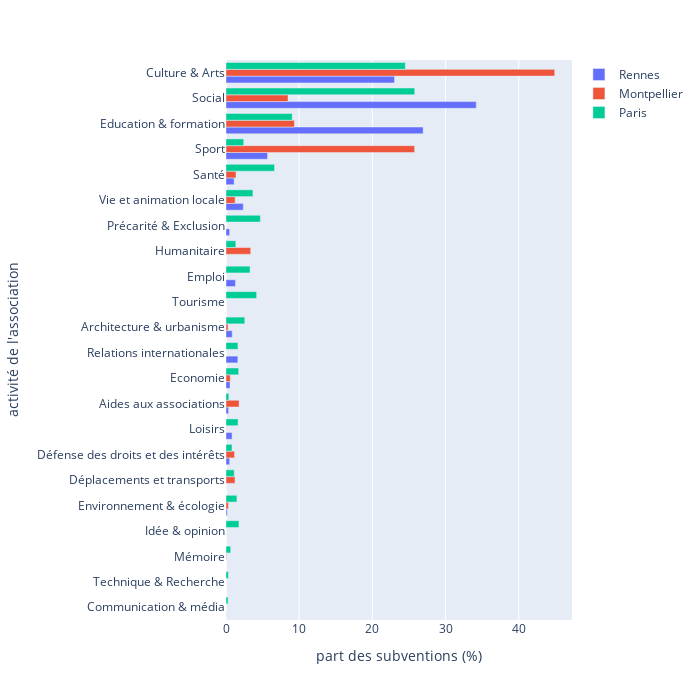

Write notebook code for a chart like this one.
### Code cell
import plotly.express as px
df = px.data.tips()
fig = px.bar(final, y="activité de l'association", x="part des subventions (%)", color='ville', barmode='group',orientation='h',width=700, height=700).for_each_trace(lambda t: t.update(name=t.name.split("=")[1]))
fig.update_yaxes(categoryorder = 'total ascending')
fig.show()

### Figure 1 — Plotly figure (JSON) as saved in the notebook; plotly's stock layout.template omitted (floating-point values rounded to 4 significant figures)
{"data": [{"alignmentgroup": "True", "hoverlabel": {"namelength": 0}, "hovertemplate": "ville=Rennes<br>part des subventions (%)=%{x}<br>activité de l'association=%{y}", "legendgroup": "ville=Rennes", "marker": {"color": "#636efa"}, "name": "Rennes", "offsetgroup": "ville=Rennes", "orientation": "h", "showlegend": true, "textposition": "auto", "type": "bar", "x": [0, 0.85, 34.2, 26.94, 23.03, 0, 0.02, 0.17, 0.36, 5.68, 1.11, 1.62, 0, 0.83, 0, 0, 0, 0.5, 0.55, 1.29, 0.49, 2.36], "xaxis": "x", "y": ["Technique & Recherche", "Architecture & urbanisme", "Social", "Education & formation", "Culture & Arts", "Humanitaire", "Communication & média", "Environnement & écologie", "Aides aux associations", "Sport", "Santé", "Relations internationales", "Idée & opinion", "Loisirs", "Déplacements et transports", "Tourisme", "Mémoire", "Défense des droits et des intérêts", "Economie", "Emploi", "Précarité & Exclusion", "Vie et animation locale"], "yaxis": "y"}, {"alignmentgroup": "True", "hoverlabel": {"namelength": 0}, "hovertemplate": "ville=Montpellier<br>part des subventions (%)=%{x}<br>activité de l'association=%{y}", "legendgroup": "ville=Montpellier", "marker": {"color": "#EF553B"}, "name": "Montpellier", "offsetgroup": "ville=Montpellier", "orientation": "h", "showlegend": true, "textposition": "auto", "type": "bar", "x": [0, 0.28, 8.48, 9.35, 44.92, 3.38, 0, 0.33, 1.79, 25.78, 1.37, 0, 0, 0.02, 1.23, 0, 0.06, 1.17, 0.59, 0, 0, 1.25], "xaxis": "x", "y": ["Technique & Recherche", "Architecture & urbanisme", "Social", "Education & formation", "Culture & Arts", "Humanitaire", "Communication & média", "Environnement & écologie", "Aides aux associations", "Sport", "Santé", "Relations internationales", "Idée & opinion", "Loisirs", "Déplacements et transports", "Tourisme", "Mémoire", "Défense des droits et des intérêts", "Economie", "Emploi", "Précarité & Exclusion", "Vie et animation locale"], "yaxis": "y"}, {"alignmentgroup": "True", "hoverlabel": {"namelength": 0}, "hovertemplate": "ville=Paris<br>part des subventions (%)=%{x}<br>activité de l'association=%{y}", "legendgroup": "ville=Paris", "marker": {"color": "#00cc96"}, "name": "Paris", "offsetgroup": "ville=Paris", "orientation": "h", "showlegend": true, "textposition": "auto", "type": "bar", "x": [0.33, 2.57, 25.79, 9.05, 24.51, 1.34, 0.28, 1.49, 0.39, 2.42, 6.63, 1.63, 1.77, 1.65, 1.12, 4.19, 0.64, 0.82, 1.73, 3.29, 4.7, 3.68], "xaxis": "x", "y": ["Technique & Recherche", "Architecture & urbanisme", "Social", "Education & formation", "Culture & Arts", "Humanitaire", "Communication & média", "Environnement & écologie", "Aides aux associations", "Sport", "Santé", "Relations internationales", "Idée & opinion", "Loisirs", "Déplacements et transports", "Tourisme", "Mémoire", "Défense des droits et des intérêts", "Economie", "Emploi", "Précarité & Exclusion", "Vie et animation locale"], "yaxis": "y"}], "layout": {"barmode": "group", "height": 700, "legend": {"tracegroupgap": 0}, "margin": {"t": 60}, "width": 700, "xaxis": {"anchor": "y", "domain": [0, 1], "title": {"text": "part des subventions (%)"}}, "yaxis": {"anchor": "x", "categoryorder": "total ascending", "domain": [0, 1], "title": {"text": "activité de l'association"}}}}
